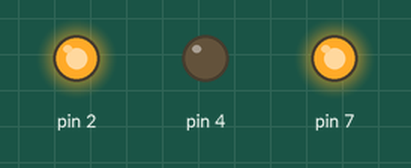
Simulated run of this sketch. Board: Arduino Uno, built with avr-gcc and run on an emulated ATmega328P. Parts: output pins drawn as LEDs (lit = HIGH).

Above: at 1.5 s.
At 4.5 s:
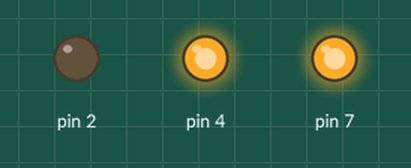
Timing chart, 0 to 7.8 s (numbered marks = the images above):
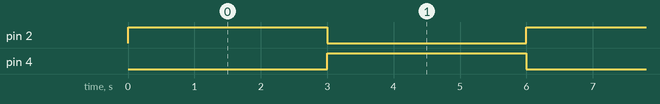

Measured:
- by itself, pin 2, pin 4: alternates HIGH for 3.0 s and LOW for 3.0 s

The sketch:

linear_act.ino
```cpp
void setup() {
pinMode(2,OUTPUT);
pinMode(4,OUTPUT);
pinMode(7,OUTPUT);
digitalWrite(7,HIGH);
}

void loop() {
  // put your main code here, to run repeatedly:
digitalWrite(2,HIGH);
digitalWrite(4,LOW);
delay(3000);
digitalWrite(4,HIGH);
digitalWrite(2,LOW);
delay(3000);

}
```
